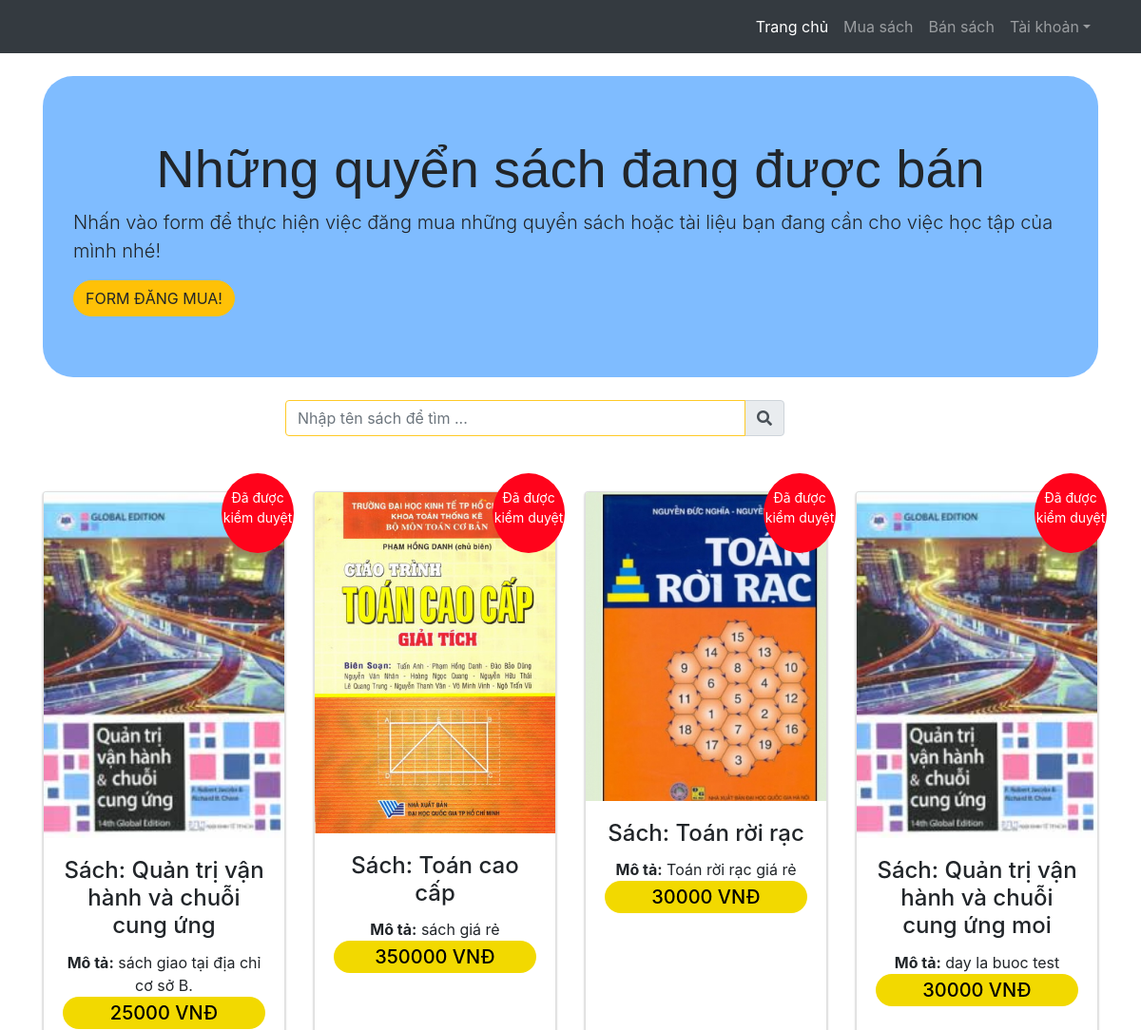
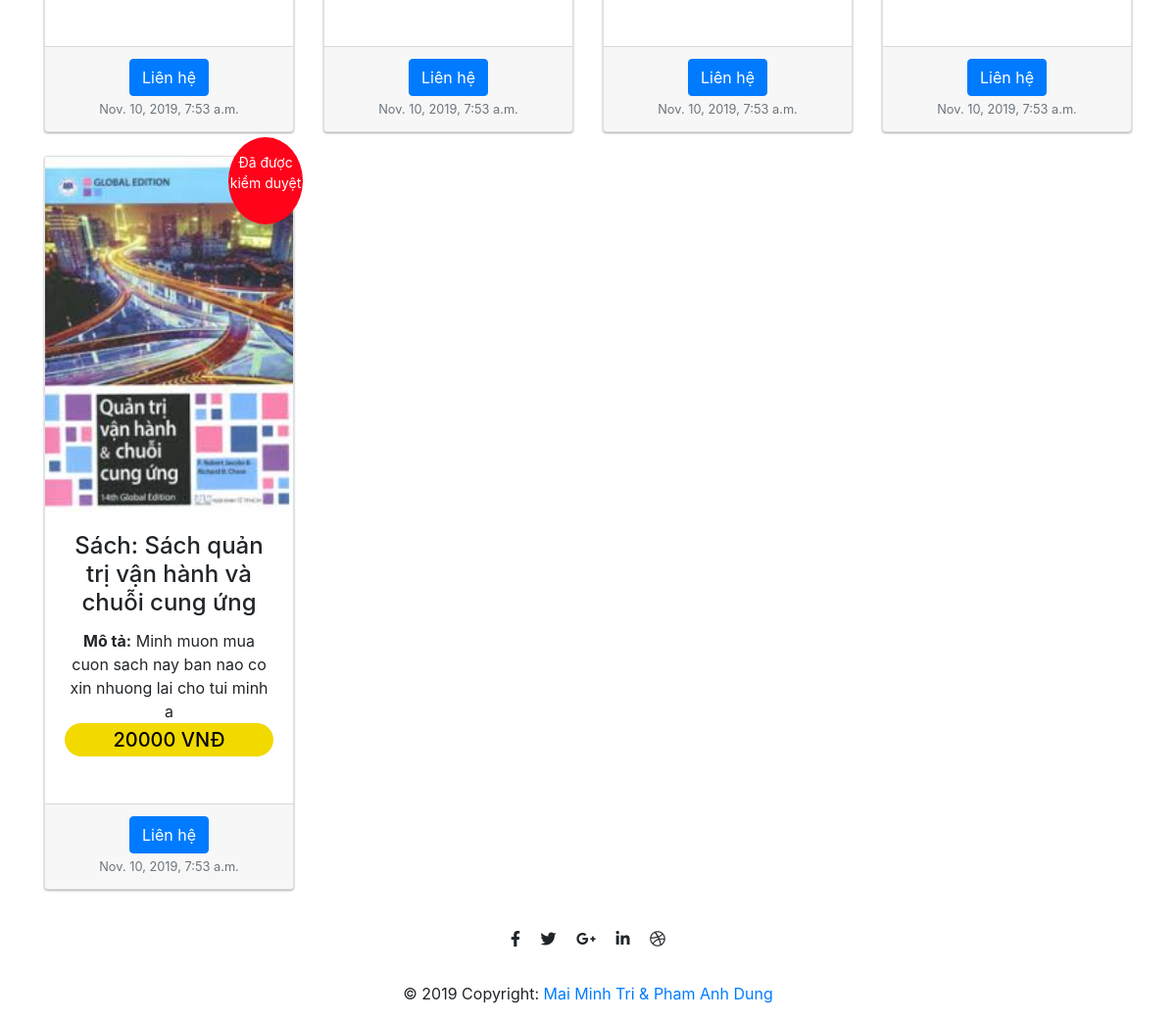
/buying_selling/buy/, run on the app's committed database (2 pictures, top to bottom).
### buying_selling/models.py (models this page shows, shortened)
class DangBan(models.Model):
    product_name = models.CharField(max_length=250)
    cover = models.ImageField(upload_to='images/')
    description = models.TextField()
    product_price = models.CharField(max_length=10,null=True)
    link_Facebook = models.URLField(null = True)
    created_on = models.DateTimeField(auto_now_add=True,null = True)
    status = models.IntegerField(choices=STATUS, default=0)
    class Meta:
        ordering = ['-created_on']

### buying_selling/views.py (the view)
# urls.py: path('buy/',views.BuyView,name='buy'),
def BuyView(request):
    if 'q' in request.POST and request.POST['q']:
        q = request.POST['q']
        selling_products = DangBan.objects.filter(product_name__icontains=q,status=1).order_by('-created_on')
    else:
        selling_products = DangBan.objects.filter(status=1).order_by('-created_on')
    template = 'buy.html'
    return render(request,template,{'selling_products':selling_products})

### buying_selling/templates/buy.html (shortened to what this page needs)
{% extends 'base.html' %}
{% block content %}
<!DOCTYPE html>
<html>
    <head>
       {% load static %}
        <link rel="stylesheet" href="https://maxcdn.bootstrapcdn.com/bootstrap/4.0.0/css/bootstrap.min.css"
 />
        <link rel="stylesheet" href="{% static 'css/buy_sell.css' %}" />
        <link rel="stylesheet" href="https://use.fontawesome.com/releases/v5.8.1/css/all.css"
>
    </head>
<body>
    <main>
        <div class="container">
            <header class="jumbotron my-4" style="background-color: rgba(0,123,255,.5);border-radius: 2rem">
              <h1 class="display-4" style="font-family: Arial, Helvetica, sans-serif">Những quyển sách đang được bán</h1>
              <p class="lead">Nhấn vào form để thực hiện việc đăng mua những quyển sách hoặc tài liệu bạn đang cần cho việc học tập của mình nhé!</p>
              <a href="{% url 'dangmua' %}" class="btn btn-warning" style="border-radius: 2rem">FORM ĐĂNG MUA!</a>
            </header>
            <form action="/buying_selling/buy/" method="post" class="col-lg-6"  style="margin-left: 20vw">
                  <div class="input-group md-form form-sm form-2 pl-0">
                    <input class="form-control my-0 py-1 amber-border" type="text" placeholder="Nhập tên sách để tìm ..." aria-label="Search" name ="q">
                    <div class="input-group-append" type="submit" value="Search">
                      <span class="input-group-text amber lighten-3" id="basic-text1"><i class="fas fa-search text-grey"
                          aria-hidden="true"></i></span>
                    </div>
                  </div>
            </form>
            <div class="row text-center">
            {% for item in selling_products %}
              <div class="col-lg-3 col-md-6 mb-4">
                <div class="card h-100">
                  <img class="card-img-top" src="{{ item.cover.url }}" alt="">
                  <div class="card-body">
                    <h4 class="card-title">Sách: {{ item.product_name }}</h4>
                    <span class="card-text"><strong>Mô tả:</strong> {{ item.description }}</span>
                    <span class="card-notify-year">{{ item.get_status_display }}</span>
                    <h4 class="card-detail-badge">{{ item.product_price }} VNĐ</h4>
                  </div>
                  <div class="card-footer">
                    <a href="{{ item.link_Facebook }}" class="btn btn-primary">Liên hệ</a>
                    <p class="card-text"><small class="text-muted">{{ item.created_on }}</small></p>
                  </div>
                </div>
              </div>
            {% endfor %}
            </div>
        </div>
    </main>
</body>
{% endblock %}

### accounts/templates/base.html (shortened to what this page needs)
<!DOCTYPE html>
<html>
<head>
  {% load static %}
  <link rel="stylesheet" href="https://maxcdn.bootstrapcdn.com/bootstrap/4.3.1/css/bootstrap.min.css">
</head>
<body>
  <main>
<nav class="navbar navbar-expand-lg navbar-dark bg-dark static-top">
  <div class="container">
    <div class="collapse navbar-collapse" id="navbarResponsive">
      <ul class="navbar-nav ml-auto">
        <li class="nav-item active">
          <a class="nav-link" href="http://127.0.0.1:8000/">Trang chủ
              </a>
        </li>
        <li class="nav-item">
          <a class="nav-link" href="http://127.0.0.1:8000/buying_selling/buy/">Mua sách</a>
        </li>
        <li class="nav-item">
          <a class="nav-link" href="http://127.0.0.1:8000/buying_selling/sell/">Bán sách</a>
        </li>
		<li class="nav-item dropdown">
		    <a class="nav-link dropdown-toggle" data-toggle="dropdown" href="#">Tài khoản</a>
        </li>
      </ul>
    </div>
  </div>
</nav>
{% block content %}
{% endblock %}
<footer class="page-footer font-small special-color-dark pt-4">
  <div class="container">
    <ul class="list-unstyled list-inline text-center">
      <li class="list-inline-item">
        <a class="btn-floating btn-fb mx-1">
          <i class="fab fa-facebook-f"> </i>
        </a>
      </li>
      <li class="list-inline-item">
        <a class="btn-floating btn-tw mx-1">
          <i class="fab fa-twitter"> </i>
        </a>
      </li>
      <li class="list-inline-item">
        <a class="btn-floating btn-gplus mx-1">
          <i class="fab fa-google-plus-g"> </i>
        </a>
      </li>
      <li class="list-inline-item">
        <a class="btn-floating btn-li mx-1">
          <i class="fab fa-linkedin-in"> </i>
        </a>
      </li>
      <li class="list-inline-item">
        <a class="btn-floating btn-dribbble mx-1">
          <i class="fab fa-dribbble"> </i>
        </a>
      </li>
    </ul>
  </div>
  <div class="footer-copyright text-center py-3">© 2019 Copyright:
    <a href="https://mdbootstrap.com/education/bootstrap/">Mai Minh Tri & Pham Anh Dung</a>
  </div>
</footer>
  </main>
</body>
</html>

### accounts/static/css/buy_sell.css (style rules this page uses)
h1 { font-family: "Lato", sans-serif; font-weight: 400; font-size: 1.6rem; line-height: 9; text-align: center; font-weight: bold; }
body { background: url('https://source.unsplash.com/twukN12EN7c/1920x1080') no-repeat center center fixed; -webkit-background-size: cover; -moz-background-size: cover; background-size: cover; -o-background-size: cover; }
.card { box-shadow: 0 1px 3px rgba(0,0,0,0.12), 0 1px 2px rgba(0,0,0,0.24); transition: all 0.2s ease-in-out; box-sizing: border-box; margin-top:10px; margin-bottom:10px; background-color:#FFF; }
.card img { width:100%; }
.row.text-center { padding-top: 3rem; }
.card-notify-year { position: absolute; right: -10px; top: -20px; background: #ff031b; border-radius: 50%; text-align: center; color: #fff; font-size: 14px; width: 30%; height: 12%; padding: 15px 0 0 0; }
.card-detail-badge { background: #f2d900; text-align: center; border-radius: 30px 30px 30px 30px; color: #000; padding: 5px 10px; font-size: 20px; }
.input-group.md-form.form-sm.form-2 input { border: 1px solid #bdbdbd; border-top-left-radius: 0.25rem; border-bottom-left-radius: 0.25rem; }
.input-group.md-form.form-sm.form-2 input.amber-border { border: 1px solid #ffca28; }

### data on the page
DangBan: cover (picture), product_name "Quản trị vận hành và chuỗi cung ứng", description "sách giao tại địa chỉ cơ sở B.", status "Đã được kiểm duyệt", product_price "25000", created_on "Nov. 10, 2019, 7:53 a.m."
DangBan: cover (picture), product_name "Toán cao cấp", description "sách giá rẻ", status "Đã được kiểm duyệt", product_price "350000", created_on "Nov. 10, 2019, 7:53 a.m."
DangBan: cover (picture), product_name "Toán rời rạc", description "Toán rời rạc giá rẻ", status "Đã được kiểm duyệt", product_price "30000", created_on "Nov. 10, 2019, 7:53 a.m."
DangBan: cover (picture), product_name "Quản trị vận hành và chuỗi cung ứng moi", description "day la buoc test", status "Đã được kiểm duyệt", product_price "30000", created_on "Nov. 10, 2019, 7:53 a.m."
DangBan: cover (picture), product_name "Sách quản trị vận hành và chuỗi cung ứng", description "Minh muon mua cuon sach nay ban nao co xin nhuong lai cho tui minh a", status "Đã được kiểm duyệt", product_price "20000", created_on "Nov. 10, 2019, 7:53 a.m."
